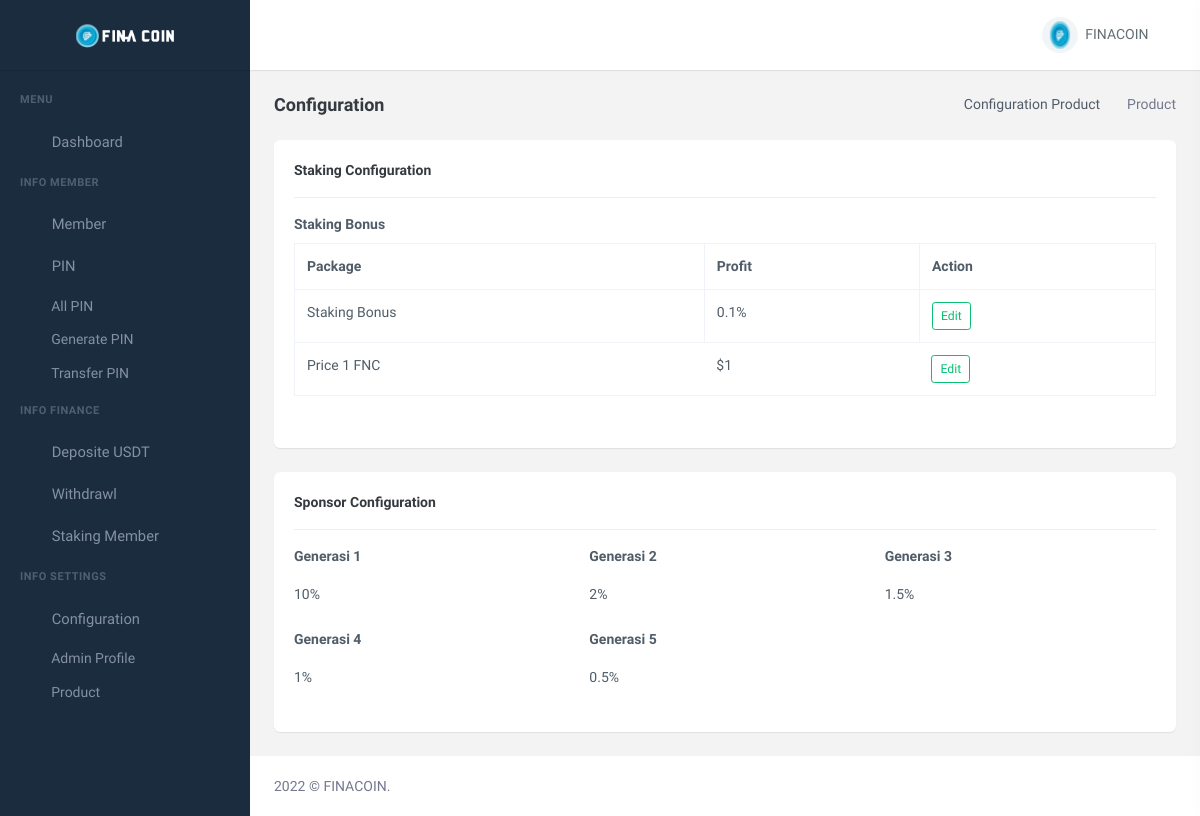
The app's page /user/admin/setting-staking.php (signed in) with its own data.
### tables this page shows
CREATE TABLE `setting_staking_fina` (
  `id_setting` int(11) NOT NULL,
  `name_setting` varchar(20) NOT NULL,
  `amount_setting` double NOT NULL
);

CREATE TABLE `bonus_sponsor_fina` (
  `id_sponsor` int(11) NOT NULL,
  `level_sponsor` int(11) NOT NULL,
  `profit_sponsor` double NOT NULL
);

### user/admin/setting-staking.php (the view, shortened to what this page needs)
<?php
include_once "helpper/function.php";
?>
<!DOCTYPE html>
<html lang="en">
  <head>
    <link href="assets/libs/jqvmap/jqvmap.min.css" rel="stylesheet" />
    <link
      href="assets/css/bootstrap.min.css"
      id="bootstrap-style"
      rel="stylesheet"
      type="text/css"
    />
    <link href="assets/css/icons.min.css" rel="stylesheet" type="text/css" />
    <link
      href="assets/css/app.min.css"
      id="app-style"
      rel="stylesheet"
      type="text/css"
    />
    <link
      href="assets/libs/datatables.net-bs4/css/dataTables.bootstrap4.min.css"
      rel="stylesheet"
      type="text/css"
    />
    <link
      href="assets/libs/datatables.net-buttons-bs4/css/buttons.bootstrap4.min.css"
      rel="stylesheet"
      type="text/css"
    />
    <link
      href="assets/libs/datatables.net-responsive-bs4/css/responsive.bootstrap4.min.css"
      rel="stylesheet"
      type="text/css"
    />
  </head>
  <body data-sidebar="dark">
    <div id="layout-wrapper">
      <header id="page-topbar">
        <div class="navbar-header">
          <div class="d-flex">
            <div class="navbar-brand-box text-center">
              <a href="index.html" class="logo logo-light">
                <span class="logo-lg">
                  <img
                    src="assets/images/logo-light.png"
                    alt="logo-light"
                    height="24"
                  />
                </span>
              </a>
            </div>
            <button
              type="button"
              class="btn btn-sm px-3 font-size-24 header-item waves-effect"
              id="vertical-menu-btn"
            >
            </button>
          </div>
          <div class="d-flex">
            <div class="dropdown d-none d-lg-inline-block ms-1">
              <button
                type="button"
                class="btn header-item noti-icon waves-effect"
                data-toggle="fullscreen"
              >
              </button>
            </div>
            <div class="dropdown d-inline-block user-dropdown">
              <button
                type="button"
                class="btn header-item waves-effect"
                id="page-header-user-dropdown"
                data-bs-toggle="dropdown"
                aria-haspopup="true"
                aria-expanded="false"
              >
                <img
                  class="rounded-circle header-profile-user"
                  src="assets/images/logo-sm.png"
                  alt="Header Avatar"
                />
                <span class="d-none d-xl-inline-block ms-1">FINACOIN</span>
              </button>
            </div>
            <div class="dropdown d-inline-block">
              <button
                type="button"
                class="btn header-item noti-icon right-bar-toggle waves-effect"
              >
              </button>
            </div>
          </div>
        </div>
      </header>
      <div class="vertical-menu">
        <div data-simplebar class="h-100">
          <div id="sidebar-menu">
            <ul class="metismenu list-unstyled" id="side-menu">
              <li class="menu-title">Menu</li>
              <li>
                <a href="index" class="waves-effect">
                  <span>Dashboard</span>
                </a>
              </li>
              <li class="menu-title">Info Member</li>
              <li>
                <a href="users" class="waves-effect">
                  <span>Member</span>
                </a>
              </li>
            <li>
                <a href="javascript: void(0);" class="has-arrow waves-effect">
                  <span>PIN</span>
                </a>
                <ul class="sub-menu" aria-expanded="false">
                  <li><a href="all-pin">All PIN</a></li>
                  <li><a href="generate-pin">Generate PIN</a></li>
                  <li><a href="transfer-pin">Transfer PIN</a></li>
                </ul>
              </li>
              <li class="menu-title">Info Finance</li>
              <li>
                <a href="deposit-request" class="waves-effect">
                  <span>Deposite USDT</span>
                </a>
              </li>
              <li>
                <a href="withdrawl" class="waves-effect">
                  <span>Withdrawl</span>
                </a>
              </li>
              <li>
                <a href="staking-member" class="waves-effect">
                  <span>Staking Member</span>
                </a>
              </li>
              <li class="menu-title">Info Settings</li>
              <li>
                <a href="javascript: void(0);" class="has-arrow waves-effect">
                  <span>Configuration</span>
                </a>
                <ul class="sub-menu" aria-expanded="false">
                  <li><a href="setting-admin">Admin Profile</a></li>
                  <li><a href="setting-staking">Product</a></li>
                </ul>
              </li>
            </ul>
          </div>
        </div>
      </div>
      <div class="main-content">
        <div class="page-content">
          <div class="container-fluid">
            <div class="row">
              <div class="col-12">
                <div
                  class="
                    page-title-box
                    d-sm-flex
                    align-items-center
                    justify-content-between
                  "
                >
                  <h4 class="mb-sm-0">Configuration</h4>
                  <div class="page-title-right">
                    <ol class="breadcrumb m-0">
                      <li class="breadcrumb-item">
                        <a href="javascript: void(0);">Configuration Product</a>
                      </li>
                      <li class="breadcrumb-item active">Product</li>
                    </ol>
                  </div>
                </div>
              </div>
            </div>
            <div class="row">
              <div class="col-12">
                <div class="card">
                  <div class="card-body">
                    <p class="text-dark"><b>Staking Configuration</b></p>
                    <hr />
                    <div class="row">
                      <div class="col-12 col-sm-12 mb-3">
                        <label for="example-text-input" class="form-label"
                          >Staking Bonus
                        </label>
                        <table class="table table-hover table-bordered dt-responsive nowrap" style="border-collapse: collapse; border-spacing: 0; width: 100%;">
                          <thead>
                            <tr>
                              <th>Package</th>
                              <th>Profit</th>
                              <th>Action</th>
                            </tr>
                          </thead>
                          <tbody>
                            <?php
                            $querySetting = "SELECT * FROM setting_staking_fina";
                            $resultSetting = mysqli_query($conn, $querySetting);
                            while($rowSetting = mysqli_fetch_assoc($resultSetting)){
                              $simbol = $rowSetting['id_setting'] == 1 ? $rowSetting['amount_setting']."%" : "$".$rowSetting['amount_setting']
                            ?>
                            <tr>
                              <td><?= $rowSetting['name_setting'] ?></td>
                              <td><?= $simbol ?></td>
                              <td>
                                <button type="button" data-bs-toggle="modal" data-bs-target="#editpackage<?= $rowSetting['id_setting'] ?>" class="btn btn-outline-success btn-sm">Edit</button>
                              </td>
                            </tr>
                            <?php } ?>
                          </tbody>
                        </table>
                      </div>
                    </div>
                  </div>
                </div>
              </div>
            </div>
            <div class="row">
              <div class="col-12">
                <div class="card">
                  <div class="card-body">
                    <p class="text-dark"><b>Sponsor Configuration</b></p>
                    <hr />
                    <div class="row">
                      <?php
                      $querySponsor = "SELECT level_sponsor,profit_sponsor FROM bonus_sponsor_fina ORDER BY level_sponsor ASC";
                      $resultSponsor = mysqli_query($conn, $querySponsor);
                      while($rowSponsor = mysqli_fetch_assoc($resultSponsor)){
                      ?>
                      <div class="col-12 col-sm-4 mb-3">
                        <label for="example-text-input" class="form-label"
                          >Generasi <?= $rowSponsor['level_sponsor'] ?>
                        </label>
                        <input type="text" readonly class="form-control-plaintext"  value="<?= $rowSponsor['profit_sponsor'] ?>%">
                      </div>
                      <?php } ?>
                    </div>
                  </div>
                </div>
              </div>
            </div>
          </div>
        </div>
        <footer class="footer">
          <div class="container-fluid">
            <div class="row">
              <div class="col-sm-6">
                © FINACOIN.
              </div>
            </div>
          </div>
        </footer>
      </div>
    </div>
  </body>
</html>

### records on screen
setting_staking_fina: name_setting "Staking Bonus", simbol "0.1%"
setting_staking_fina: name_setting "Price 1 FNC", simbol "$1"
bonus_sponsor_fina: level_sponsor "1", profit_sponsor "10%"
bonus_sponsor_fina: level_sponsor "2", profit_sponsor "2%"
bonus_sponsor_fina: level_sponsor "3", profit_sponsor "1.5%"
bonus_sponsor_fina: level_sponsor "4", profit_sponsor "1%"
bonus_sponsor_fina: level_sponsor "5", profit_sponsor "0.5%"
